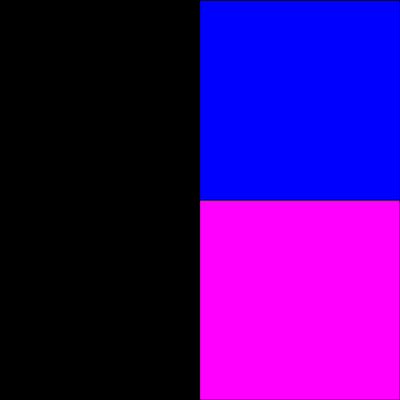
Frame 1 (no input)
Frame 60 (no input): identical to frame 1, image omitted
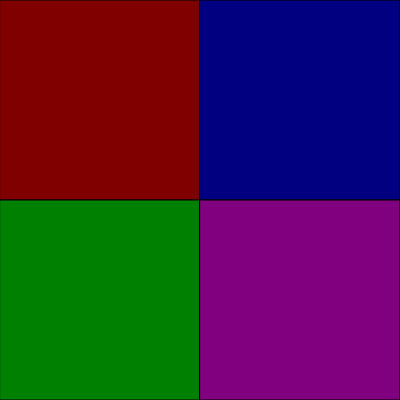
Frame 120 (the mouse pressed at the canvas centre since frame 60)

The p5.js sketch that drew these frames (run headless with seeded random() and noise() and a simulated clock; from frame 60 on, the mouse is pressed at the canvas centre):

// p5.js sketch
// ── sketch.js
//DAT405
//Colour Coordinates
//This sketches uses input from the mouse to adjust the defined colours within four position rectangles

//Initialization function
function setup() {
  console.log("Initialization: OK") //Print a message to the console
  createCanvas(400,400); //Create the background
}
//Rendering function
function draw() {
  background(0); //Set a background color

  var s1 = map(mouseX,0,width,0,255);
  var s2 = map(mouseY,0,width,0,255);
  var s3 = map(mouseX,0,width,255,0);
  var s4 = map(mouseY,0,width,255,0);

  var colour1 = color(255,0,0,s1);
  var colour2 = color(0,255,0,s2);
  var colour3 = color(0,0,255,s3);
  var colour4 = color(255,0,255,s4);

  fill(colour1);
  rect (0,0,200,200);
  fill(colour2);
  rect (0,200,200,200);
  fill(colour3);
  rect (200,0,200,200);
  fill(colour4);
  rect (200,200,200,200);

  console.log("Rendering...") //Print a message to the console
}
